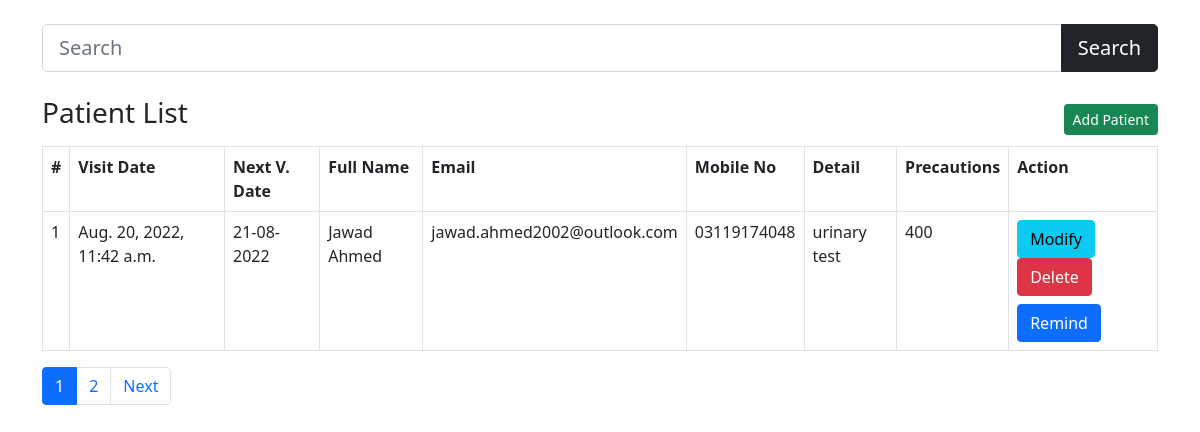
The page / on the database its author committed.
### main/models.py (models this page shows, shortened)
class Patient(models.Model):
    full_name=models.CharField(max_length=100)
    email=models.CharField(max_length=50)
    mobile_no=models.CharField(max_length=50)
    address=models.TextField()
    detail=models.TextField()
    precout=models.TextField()
    visit_date=models.DateTimeField(auto_now_add=True)
    next_visit_date=models.CharField(max_length=100)

### main/views.py (the view)
# urls.py: path('', views.home, name='home'),
def home(request):
    data = Patient.objects.all()
    if 'q' in request.GET:
        q = request.GET['q']
        data = Patient.objects.filter(Q(full_name__icontains=q) | Q(
            mobile_no__icontains=q) | Q(email__icontains=q))
    paginator = Paginator(data, 1)
    page_number = request.GET.get('page', 1)
    data = paginator.get_page(page_number)
    return render(request, 'home.html', {'data': data})

### main/templates/home.html (shortened to what this page needs)
{% load static %}
<!DOCTYPE html>
<html lang="en">
<head>
    <link rel="stylesheet" href="{% static 'bootstrap.min.css' %}">
</head>
<body>
    <main class="container">
        <form class="my-4" action="/">
            <div class="input-group mb-3">
                <input type="text" name="q" class="form-control form-control-lg" placeholder="Search" />
                <button class="btn btn-dark btn-lg" type="submit" id="button-addon2">Search</button>
            </div>
        </form>
        <h3 class="my-3">Patient List <a href="/add-patient" class="float-end btn btn-sm btn-success mt-2">Add Patient</a></h3>
        <table class="table table-bordered">
            <tr>
                <th>#</th>
                <th>Visit Date</th>
                <th>Next V. Date</th>
                <th>Full Name</th>
                <th>Email</th>
                <th>Mobile No</th>
                <th>Detail</th>
                <th>Precautions</th>
                <th>Action</th>
            </tr>
            {% if data %}
                {% for patient in data %}
                <tr>
                    <td>{{patient.id}}</td>
                    <td>{{patient.visit_date}}</td>
                    <td>{{patient.next_visit_date}}</td>
                    <td>{{patient.full_name}}</td>
                    <td>{{patient.email}}</td>
                    <td>{{patient.mobile_no}}</td>
                    <td>{{patient.detail}}</td>
                    <td>{{patient.precout}}</td>
                    <td>
                        <a href="/update-patient/{{patient.id}}" class="btn btn-info btm-sm">Modify</a>
                        <a onclick="return confirm('Are you sure you want to delete this data?')" href="/delete-patient/{{patient.id}}" class="btn btn-danger btm-sm">Delete</a>
                        <form method="post" action="/send-email/{{patient.id}}">
                            <input type="submit" class="btn btn-primary mt-2" value="Remind" />
                        </form>
                    </td>
                </tr>
                {% endfor %}
            {% endif %}
        </table>
        <nav aria-label="...">
            <ul class="pagination">
                {% for i in data.paginator.page_range %}
                    {% if data.number == i %}
                    <li class="page-item active" aria-current="page">
                        <a class="page-link" href="#">{{i}}</a>
                    </li>
                    {% else %}
                    <li class="page-item"><a class="page-link" href="?page={{i}}">{{i}}</a></li>
                    {% endif %}
                {% endfor %}
                {% if data.has_next %}
                <li class="page-item">
                    <a class="page-link" href="?page={{data.next_page_number}}" tabindex="-1" aria-disabled="true">Next</a>
                </li>
                {% endif %}
            </ul>
        </nav>
    </main>
</body>
</html>

### rows shown on the page
Patient: id "1", visit_date "Aug. 20, 2022, 11:42 a.m.", next_visit_date "21-08-2022", full_name "Jawad Ahmed", email "jawad.ahmed2002@outlook.com", mobile_no "03119174048", detail "urinary test", precout "400"

### other values the page prints
{{ i }} "1"
{{ i }} "2"
